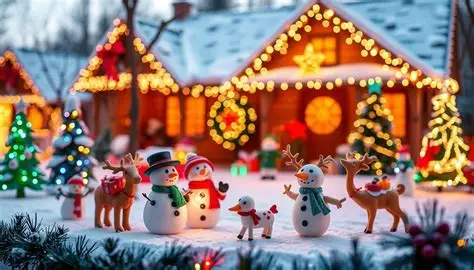
#> input picture Lab3_Image/data/raw/OIP.webp, 474 x 270 px; its folder holds only this picture in this run
$ python Demo.py
#> lines starting #> are read from the running program, lines starting #| are printed output that depends on the picture
### Lab3_Image/src/image_loader.py
import cv2
import numpy as np
from PIL import Image

# OpenCV đọc ảnh ở dạng BGR nên cần đổi sang không gian màu mong muốn
FROM_BGR = {
    "RGB": cv2.COLOR_BGR2RGB,
    "HSV": cv2.COLOR_BGR2HSV,
    "LAB": cv2.COLOR_BGR2LAB,
}
TO_RGB = {
    "RGB": None,
    "HSV": cv2.COLOR_HSV2RGB,
    "LAB": cv2.COLOR_LAB2RGB,
}


def load_image(path, color_space="RGB"):
    """Đọc ảnh bằng OpenCV (hoặc PIL fallback) và đổi sang không gian màu color_space."""
    if color_space not in FROM_BGR:
        raise ValueError(f"color_space phải là một trong {list(FROM_BGR)}")

    img = None
    # 1. Thử đọc bằng OpenCV (np.fromfile giúp hỗ trợ đường dẫn tiếng Việt)
    try:
        data = np.fromfile(path, dtype=np.uint8)
        img = cv2.imdecode(data, cv2.IMREAD_COLOR)
    except Exception:
        img = None

    # 2. Nếu OpenCV không đọc được (ví dụ file .webp bị lỗi codec), dùng PIL để hỗ trợ
    if img is None:
        try:
            pil_img = Image.open(path).convert("RGB")
            # Chuyển PIL (RGB) sang OpenCV (BGR) để giữ nguyên quy trình cvtColor phía dưới
            img_rgb = np.array(pil_img)

            # Nếu mục tiêu là RGB thì trả về ngay không cần qua BGR
            if color_space == "RGB":
                return img_rgb

            # Nếu mục tiêu là HSV hoặc LAB, đổi sang BGR rồi mới đổi tiếp bằng OpenCV
            img = cv2.cvtColor(img_rgb, cv2.COLOR_RGB2BGR)
        except Exception as e:
            raise FileNotFoundError(f"Không đọc được ảnh: {path}. Lỗi: {e}")

    return cv2.cvtColor(img, FROM_BGR[color_space])


# [7 lines left out: function to_rgb, not called in this run]

### Lab3_Image/src/preprocessing.py
import cv2
import numpy as np


def resize_image(img, max_side=200):
    """Thu nhỏ ảnh (giữ tỉ lệ) để K-Means chạy nhanh hơn."""
    if img is None:
        raise ValueError("Ảnh đầu vào không hợp lệ (None).")

    h, w = img.shape[:2]
    scale = max_side / max(h, w)
    if scale >= 1:                      # ảnh đã nhỏ thì giữ nguyên
        return img

    new_size = (max(1, int(w * scale)), max(1, int(h * scale)))
    return cv2.resize(img, new_size, interpolation=cv2.INTER_AREA)


def flatten(img):
    """Biến đổi ảnh (H, W, C) -> mảng 2D (H*W, C): mỗi pixel là 1 vector đặc trưng float32."""
    if img.ndim == 2:  # Xử lý trường hợp ảnh xám (H, W)
        img = np.expand_dims(img, axis=-1)

    h, w, c = img.shape
    X = img.reshape(-1, c).astype(np.float32)
    return X, (h, w, c)

def reconstruct_image(X_flattened, orig_shape):
    """Tái tạo lại ảnh 3D từ mảng 2D pixel đã phân đoạn về dạng uint8."""
    return X_flattened.reshape(orig_shape).clip(0, 255).astype(np.uint8)

### Lab3_Image/src/kmeans.py
import numpy as np


def kmeans(X, k, max_iter=100, tol=1e-4, seed=42):
    """K-Means tự cài đặt (Phiên bản tối ưu vector hóa).

    X: mảng (N, D) - mỗi hàng là một vector pixel (float32)
    k: số lượng cụm màu
    Trả về: centroids (k, D), labels (N,)
    """
    rng = np.random.default_rng(seed)

    # 1. Khởi tạo K centroid ngẫu nhiên từ tập dữ liệu X
    centroids = X[rng.choice(len(X), size=k, replace=False)].astype(np.float32)

    for _ in range(max_iter):
        # 2. Gán mỗi pixel vào centroid gần nhất dùng bình phương khoảng cách Euclid
        # (N, 1, D) - (1, k, D) -> (N, k, D) -> sum(axis=2) -> (N, k)
        # Bỏ căn bậc hai giúp tăng tốc đáng kể
        dists_sq = np.sum((X[:, np.newaxis, :] - centroids[np.newaxis, :, :]) ** 2, axis=2)
        labels = dists_sq.argmin(axis=1)

        # 3. Cập nhật centroid = trung bình các pixel thuộc cụm
        new_centroids = np.zeros_like(centroids)
        for j in range(k):
            members = X[labels == j]
            if len(members) > 0:
                new_centroids[j] = members.mean(axis=0)
            else:
                # Nếu cụm bị rỗng, gán lại tâm cụm bằng 1 pixel ngẫu nhiên từ X
                new_centroids[j] = X[rng.choice(len(X))]

        # 4. Kiểm tra điều kiện hội tụ (tổng khoảng cách dịch chuyển của các centroids)
        shift = np.linalg.norm(new_centroids - centroids)
        centroids = new_centroids

        if shift < tol:
            break

    return centroids, labels

### Lab3_Image/Demo.py
import argparse
import sys
from pathlib import Path

# 1. Tự động thêm thư mục gốc vào sys.path để bấm nút RUN trực tiếp không bị lỗi Import
ROOT_DIR = Path(__file__).resolve().parent
if str(ROOT_DIR) not in sys.path:
    sys.path.insert(0, str(ROOT_DIR))

import matplotlib.pyplot as plt
import numpy as np

from src.image_loader import load_image
from src.kmeans import kmeans
from src.preprocessing import flatten, resize_image


def run_demo(image_path, k=4, max_side=300, color_space="RGB"):
    print(f"--- Đang chạy Demo K-Means Image Segmentation ---")
    print(f"Ảnh: {image_path} | Số cụm K = {k} | Không gian màu: {color_space}")

    # Đọc ảnh
    img_orig = load_image(image_path, color_space=color_space)
#> in load_image, img is the input picture: shape (270, 474, 3); mean B, G, R 112.3, 121.4, 146

    # Tiền xử lý
    img_resized = resize_image(img_orig, max_side=max_side)
#> in resize_image, `return cv2.resize(img, new_size, interpolation=cv2.INTER_AREA)`:
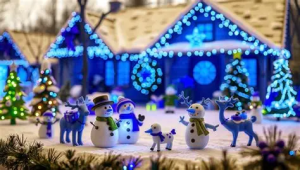
#> returned value: shape (170, 300, 3); mean of channels 0, 1, 2 146, 121.4, 112.3; drawn as B, G, R
    X, orig_shape = flatten(img_resized)
#> orig_shape = (170, 300, 3)

    # Phân cụm K-Means
    centroids, labels = kmeans(X, k=k)
#> in kmeans, `centroids = X[rng.choice(len(X), size=k, replace=False)].astype(np.flo..`: centroids = [[237, 211, 233], [174, 39, 3], [103, 50, 33], [112, 134, 151], [177, 38, 3]]
#> the loop in kmeans, `for _ in range(max_iter):` made 28 passes
#> shift on pass 1: 102.9
#> centroids = [[189.8, 198.3, 212.3], [144.1, 47.68, 23.39], [41.86, 49.68, 53.15], [118.2, 134.6, 153.6], [228.9, 159.1, 80.9]]

    # Tái tạo ảnh 3D
    X_segmented = centroids[labels]
    img_segmented = X_segmented.reshape(orig_shape).astype(np.uint8)
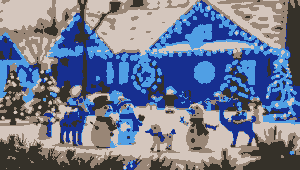
#> img_segmented: shape (170, 300, 3); mean of channels 0, 1, 2 145.5, 120.9, 111.9; drawn as B, G, R

    # Hiển thị kết quả
    fig, axes = plt.subplots(1, 2, figsize=(10, 5))

    axes[0].imshow(img_resized)
    axes[0].set_title(f"Ảnh gốc ({orig_shape[1]}x{orig_shape[0]})")
    axes[0].axis("off")

    axes[1].imshow(img_segmented)
    axes[1].set_title(f"Ảnh phân đoạn (K = {k})")
    axes[1].axis("off")

    plt.tight_layout()
    plt.show()
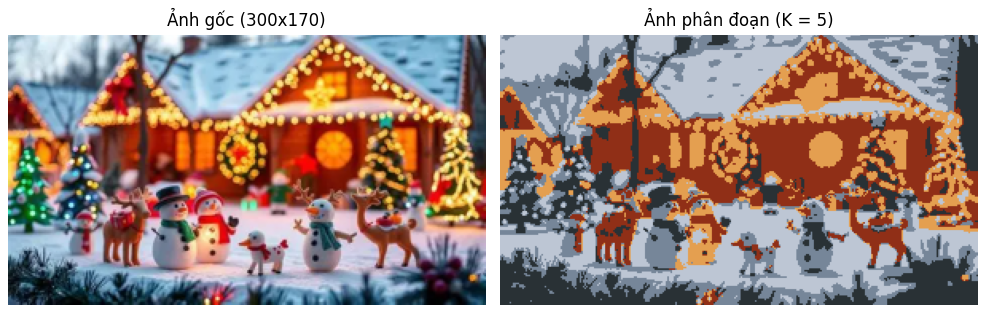
#> figure drawn by matplotlib, 2 panels


if __name__ == "__main__":
    # 2. Tự động tìm file ảnh đầu tiên trong data/raw nếu chạy trực tiếp
    raw_dir = ROOT_DIR / "data" / "raw"
    valid_exts = (".jpg", ".jpeg", ".png", ".webp", ".bmp")

    default_img = None
    if raw_dir.exists():
        found_imgs = [f for f in raw_dir.iterdir() if f.suffix.lower() in valid_exts]
        if found_imgs:
            default_img = str(found_imgs[0])  # Sẽ tự chọn OIP.webp

    if not default_img:
        default_img = "data/raw/OIP.webp"

    parser = argparse.ArgumentParser(description="K-Means Image Segmentation Demo")
    parser.add_argument("--image", type=str, default=default_img, help="Đường dẫn ảnh")
    parser.add_argument("--k", type=int, default=5, help="Số lượng cụm màu (K)")
    args = parser.parse_args()

    run_demo(args.image, k=args.k)
